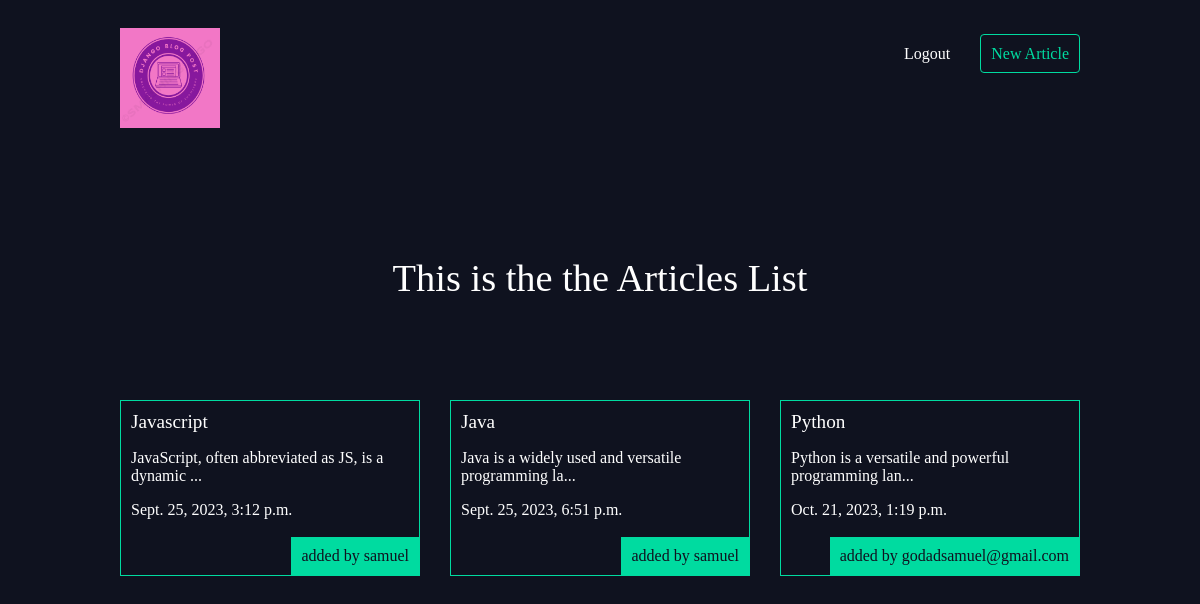
Screenshot of /articles/ (signed in) with the database file from the repository.
### articles/models.py (models this page shows, shortened)
class Article(models.Model):
    title =models.CharField(max_length=100)
    body =models.TextField()
    slug =models.SlugField()
    date =models.DateTimeField(auto_now_add=True)
    thumb =models.ImageField(upload_to='images/',default='default.jpg',blank=True)
    audio = models.FileField(upload_to='audio/', blank=True)
    video = models.FileField(upload_to='video/', blank=True)
    author = models.ForeignKey(User, on_delete=models.CASCADE, default=None)
    def snippet(self):
        return self.body[:50]+'...'

### articles/views.py (the view)
# urls.py: path('', views.article_list, name='list'),
def article_list(request,):
    articles =Article.objects.all().order_by('date')
    return render(request,'articles/article_list.html',{'articles':articles})

### articles/templates/articles/article_list.html
{% extends "base_layout.html" %}
{% block content %}
    <h1>This is the the  Articles List</h1>
    <div class="articles">
        {% for article in articles %}
            <div class="article">
                <h2><a href="{% url 'articles:detail' slug=article.slug %}">{{ article.title }}</a></h2>
                <p>{{ article.snippet }}</p>
                <p>{{ article.date }}</p>
                <p class="author">added by {{ article.author.username }}</p>
            </div>
        {% endfor %}
    </div>
{% endblock content %}

### assets/styles.css (style rules this page uses)
body { background-color: #0f121f; background-image: url(/static/stars.png); background-repeat: no-repeat; color: #fff; }
body * { font-family: Ubuntu; }
h1, h2, h3, h4, h5 { font-weight: normal; margin: 0; }
a, a:hover, a:visited { color: #fff; text-decoration: none; }
div.wrapper>h1 { text-align: center; margin: 100px auto; font-size: 2.4em }
.articles { display: grid; grid-template-columns: 1fr 1fr 1fr; grid-gap: 30px; }
.article { padding: 10px; border: 1px solid #00dba0; position: relative; padding-bottom: 40px; }
.article h2 { font-size: 1.2em; text-transform: capitalize; }
.article .author { padding: 10px; background: #00dba0; position: absolute; right: 0; bottom: 0; margin: 0; color: #0f121f; }

### rows the page displays
Article: title "Javascript", snippet "JavaScript, often abbreviated as JS, is a dynamic ...", date "Sept. 25, 2023, 3:12 p.m.", author.username "samuel"
Article: title "Java", snippet "Java is a widely used and versatile programming la...", date "Sept. 25, 2023, 6:51 p.m.", author.username "samuel"
Article: title "Python", snippet "Python is a versatile and powerful programming lan...", date "Oct. 21, 2023, 1:19 p.m.", author.username "godadsamuel@gmail.com"
